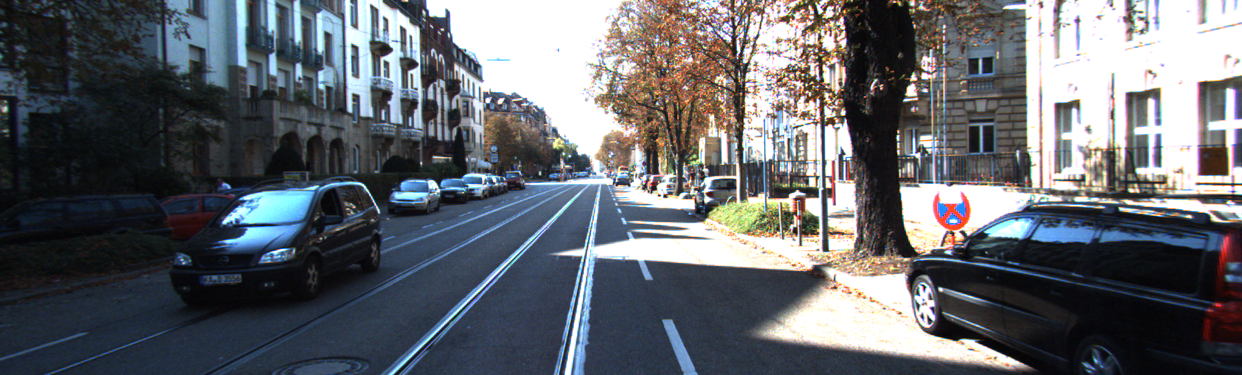
#> input picture SGBM/left.png, 1242 x 375 px
$ python question17.py
#> lines starting #> are read from the running program, lines starting #| are printed output that depends on the picture
# -*- coding: utf-8 -*-
"""
Created on Fri Jan  3 21:53:13 2020

@author: DELL
"""

import numpy as np
import cv2

imgL = cv2.imread('left.png')
#> imgL is the input picture: shape (375, 1242, 3); mean B, G, R 107.6, 102.1, 98.9
imgR = cv2.imread('right.png')
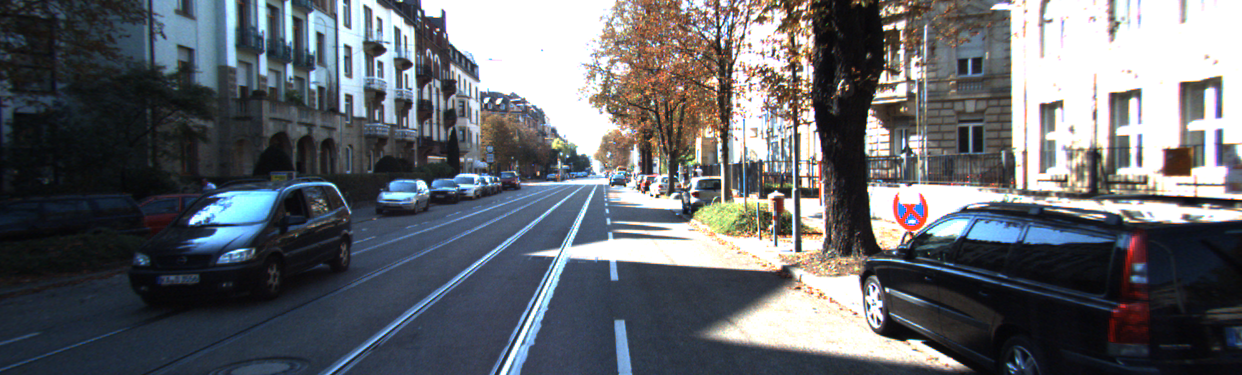
#> input picture SGBM/right.png, 1242 x 375 px
#> imgR is the input picture: shape (375, 1242, 3); mean B, G, R 108.5, 103.4, 100.2

# disparity range tuning
window_size = 3
min_disp = 0
num_disp = 320 - min_disp

stereo = cv2.StereoSGBM_create(
    minDisparity=0,
    numDisparities=240,  # max_disp has to be dividable by 16 f. E. HH 192, 256
    blockSize=3,
    P1=8 * 3 * window_size ** 2,
    # wsize default 3; 5; 7 for SGBM reduced size image; 15 for SGBM full size image (1300px and above); 5 Works nicely
    P2=32 * 3 * window_size ** 2,
    disp12MaxDiff=1,
    uniquenessRatio=15,
    speckleWindowSize=0,
    speckleRange=2,
    preFilterCap=63,
    mode=cv2.STEREO_SGBM_MODE_SGBM_3WAY
)
disparity = stereo.compute(imgL, imgR).astype(np.float32) / 16
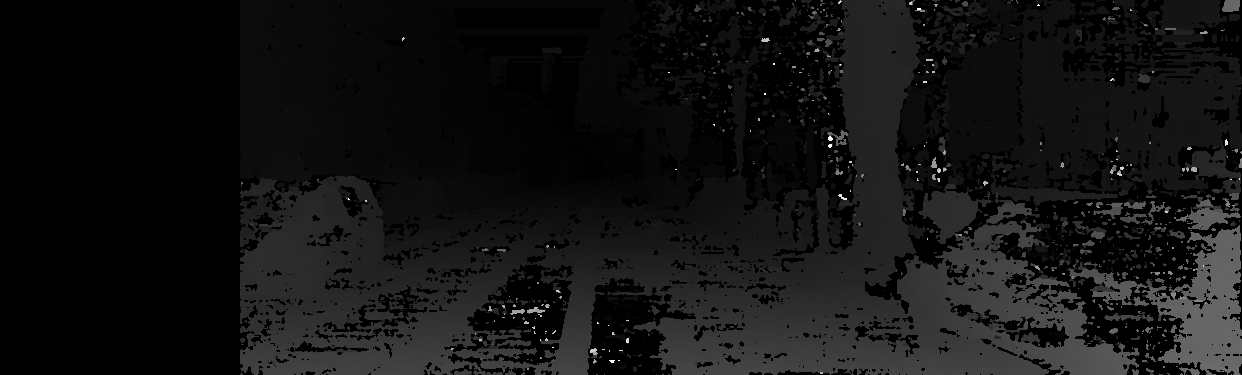
#> disparity: shape (375, 1242) float32; min -1, max 239, mean 16.9; drawn with min black and max white
cv2.imwrite('disparity.png',disparity)
